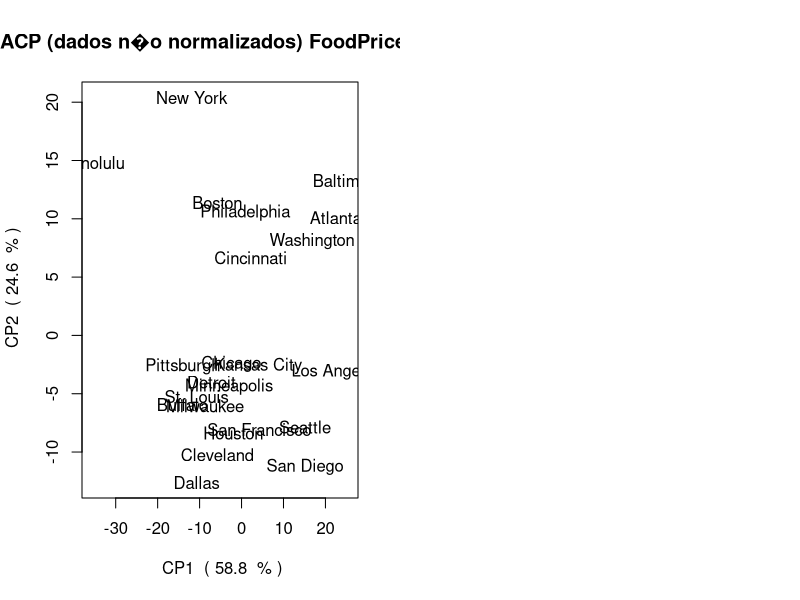

This figure's R source: (Note: this script raises an error after producing the figure.)
# Prova de avalia��o
# Estatistica multivariada
# Capitulos:ACP,AF,AC
# Script para consulta

########################################
########################################
#
# Capitulo:  ACP
#
########################################
########################################
# Sec��o: ACP na pr�tica
# (exemplifica��o com o ficheiro FoodPriceUSA.txt
########################################
########################################
# LEITURA DOS DADOS:
dados <- read.table("FoodPriceUSA.txt", sep = "\t", dec = ",", header = TRUE)
dados
# primeira coluna ser o nome das linhas
dadosx <- dados[, -1]
rownames(dadosx) <- dados[, 1]
dadosx


# ACP sobre dados n�o normalidados
res1 <- prcomp(dadosx) # Nota: o prcomp, por defeito, centraliza os dados
res1
(sum.res1 <- summary(res1))

# Os individuos expressos nas novas CP's:
res1$x

# Grafico nas duas primeiras CP's

par(mfrow = c(1, 2))
plot(res1$x[, 1], res1$x[, 2],
    type = "n", xlab = paste(" CP1  (", (round(100 * sum.res1$importance[2, 1], digits = 1)), " % )"),
    ylab = paste(" CP2  (", (round(100 * sum.res1$importance[2, 2], digits = 1)), " % )"), main = "ACP (dados n�o normalizados) FoodPrice.xls"
)
text(res1$x[, 1:2], lab = rownames(dadosx))


# ACP sobre dados normalizados
prcomp(dadosx, scale = TRUE)

# Correla��o entre as Variaveis originais e as CP's
cor(dadosxNormMatrix, res1$x)

# Constru��o de um biplot usando a fun��o "biplot"
a <- prcomp(dadosx)
b <- summary(a)
# biplot preservando a m�trica das colunas (biplot cl�ssico, segundo Gabriel)
biplot(a,
    choices = 1:2, pch = 15, cex = 0.8, cex.axis = 0.7, arrow.len = 0.05, xlab = paste(" CP1  (", (round(100 * b$importance[2, 1], digits = 1)), " % )"),
    ylab = paste(" CP2  (", (round(100 * b$importance[2, 2], digits = 1)), " % )"), var.axes = TRUE, scale = 1, main = "biplot cl�ssico"
)




########################################
########################################
#
# Capitulo: An�lise Fatorial
#
########################################
########################################
# Sec��o: AF na pr�tica
# (exemplifica��o com o ficheiro DadosGarciaMarques2004.sav
########################################
########################################
# LEITURA DOS DADOS:
install.packages("foreign")
library(foreign) # for reading data stored by SPSS

data <- read.spss("DadosGarciaMarques2004.sav", to.data.frame = TRUE)

#######
# Prepara��o dos dados
# Para considerar apenas dados n�o omissos usar:
datax <- data[complete.cases(data), ]

# eliminar a primeira coluna (n�o � variavel)
dados <- data[, -1]

#######
# Modelo fatorial coisas
install.packages("psych")
library(psych)
install.packages("GPArotation")
library(GPArotation)

###
# Extra��o dos fatores via ACP:
# para dados n�o normalizados
###
rMatrix <- cov(dados)
# Determina��o dos pesos factoriais
(AF <- principal(rMatrix, nfactors = 2, residuals = TRUE, rotate = "quartimax", covar = TRUE))
# NOTA: "rotate" pode ser: "none", "varimax", "quartimax", "promax", "oblimin", "simplimax", "cluster"
###
# para dados normalizados usar
rMatrix <- cor(dados)

########
# Obten��o das estimativas das pontua��es (factor scores)
factor.scores(dados, f = AF, method = c("Bartlett"))

########
# Extra��o dos fatores via Maxima verosimilhan�a
AFmv <- factanal(dados, factors = 2, scores = c("Bartlett"), rotation = "varimax")
AFmv
# NOTA: "rotation" pode ser: "none" ou outra.
str(AFmv)

########
# Obten��o das estimativas das pontua��es (factor scores)
AFmv$scores
factor.scores(dados, f = AFmv, method = c("Bartlett"))


########
# Adequa��o do modelo fatorial
install.packages("nFactors")
library(nFactors) # to help determine the number of factors/components to retain
# Regras de determina��o do numero de factores a reter:
parallelAnalysis <- nScree(rMatrix)
parallelAnalysis
plotnScree(parallelAnalysis)

# C�lculo do KMO e MSA
print(KMO(dados), digits = 3)

# Teste de Bartlett
cortest.bartlett(cor(dados), n = nrow(dados))





########################################
########################################
#
# Capitulo: An�lise de Clusters
#
########################################
########################################
# Sec��o: AC na pr�tica
# (exemplifica��o com o ficheiro dieta.txt)
########################################
########################################
# LEITURA DOS DADOS:
dados <- read.table("dieta.txt", sep = "\t", header = TRUE)
dadosx <- dados[, 3:4]

# Visualizar dados (2 dimens�es)
plot(dadosx, main = "dados dieta", xlab = "before", ylab = "after")


###################################
#  M�todos hierarquicos:
###################################
Mdistancia <- dist(dadosx, method = "euclidian")
hc <- hclust(Mdistancia, method = "complete")
plot(hc, hang = -1, main = "Distancia euclideana, e vizinho-mais-afastado")
# NOTA: a medida de distancia em "method" pode ser:
# "euclidean", "maximum", "manhattan", "canberra", "binary", "minkowski"
# NOTA: o criterio de agrega��o em "method" pode ser:
# "ward.D", "ward.D2", "single", "complete", "average", "mcquitty", "median", "centroid"

rect.hclust(hc, k = 2)

cutree(hc, 2)

######################################
# M�todos n�o hier�rquicos
######################################
dados2G <- kmeans(dadosx, 2)
dados2G

# Visualizar os cluster da k-medias:
str(dados2G)
a <- prcomp(dadosx)
plot(a$x[, 1:2], col = dados2G$cluster, pch = 19, main = "kmeans, 2 grupos")
# OU
plot(dadosx, main = "dados dieta", xlab = "before", ylab = "after", col = G2$cluster, pch = 20)
points(G2$centers, pch = 3, col = "blue") # acrescentar os centroides

###########
# Avaliar os clusters
install.packages("fpc")
library(fpc)
res <- cluster.stats(dist(dadosx), clustering = G2$cluster, alt.clustering = gender + 1)
res

# Obter apenas o ARI e o �ndice de Silhueta
resultadoIndices <- matrix(c(res$corrected.rand, res$avg.silwidth), byrow = TRUE, 1, 2)
colnames(resultadoIndices) <- c("ARI", "avg.Silhw")
round(resultadoIndices, 3)

# Visualizer a silhueta (por exemplo, dos cluster obtidos no k-medias)
install.packages("cluster")
library(cluster)
D <- daisy(dadosx)
plot(silhouette(G2$cluster, D), col = c("blue", "purple"))
